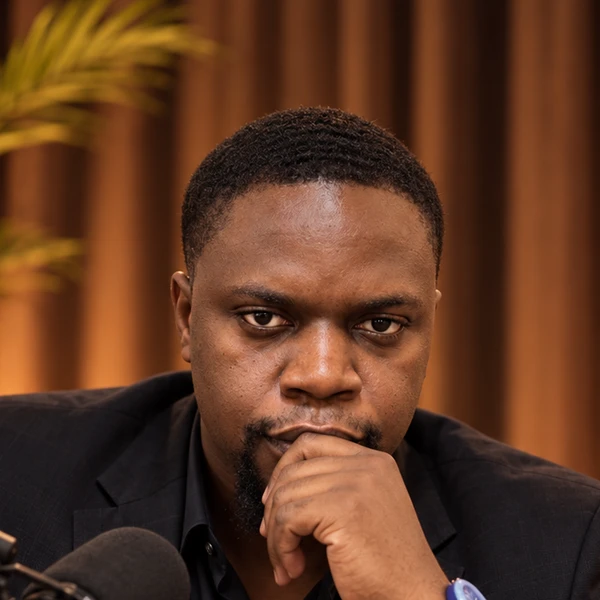
#> input picture studio-v2/projets/oddysee-vsl-youtube/assets/img/p-alvarez.webp, 600 x 600 px, given in place of u077.jpg, which was not available
$ python outils_portraits.py
#> lines starting #> are read from the running program, lines starting #| are printed output that depends on the picture
# Recadre les portraits en carré centré sur le visage -> assets/img/p-*.webp (600 px)
from PIL import Image
import sys, json
C = {  # nom: (source, cx, cy, taille) fractions de la largeur/hauteur ; taille = fraction de la largeur
 "debutant":   ("sources/uniques/u077.jpg", .50, .30, .62),
 "amateur":    ("sources/uniques/u046.jpg", .52, .30, .42),
 "pro":        ("sources/uniques/u009.png", .66, .19, .40),
 "expert":     ("sources/uniques/u013.png", .50, .30, .60),
 "dirigeant":  ("sources/uniques/u066.webp", .46, .30, .46),
 "g1": ("sources/uniques/u090.png", .50, .40, .60),
 "g2": ("sources/uniques/u084.jpg", .50, .26, .62),
 "g3": ("sources/uniques/u033.jpg", .50, .30, .66),
 "g4": ("sources/uniques/u082.png", .50, .30, .56),
 "g5": ("sources/uniques/u104.jpg", .54, .30, .55),
 "g6": ("sources/uniques/u119.jpg", .50, .30, .70),
 "g7": ("sources/uniques/u080.jpg", .50, .24, .55),
 "alvarez": ("assets/img/equipe-alvarez.png", .55, .30, .62),
 "hamza":   ("assets/img/equipe-hamza.png", .50, .30, .50),
 "imad":    ("assets/img/equipe-imad.png", .50, .30, .50),
 "redwan":  ("assets/img/equipe-redwan.png", .50, .30, .62),
}
for k,(f,cx,cy,s) in C.items():
    im = Image.open(f).convert("RGB"); w,h = im.size; side = s*w
#> further down, im is the input picture: PIL image 600x600 RGB; mean R, G, B 96.6, 57.5, 35.1
#> after `w, h = im.size`: w = 600; h = 600
#> after `side = s * w`: side = 372
    x0 = max(0,min(w-side, cx*w-side/2)); y0 = max(0,min(h-side, cy*h-side/2))
#> after `x0 = max(0, min(w - side, cx * w - side / 2))`: x0 = 114
#> after `y0 = max(0, min(h - side, cy * h - side / 2))`: y0 = 0
    im.crop((int(x0),int(y0),int(x0+side),int(y0+side))).resize((600,600), Image.LANCZOS).save(f"assets/img/p-{k}.webp", quality=90)
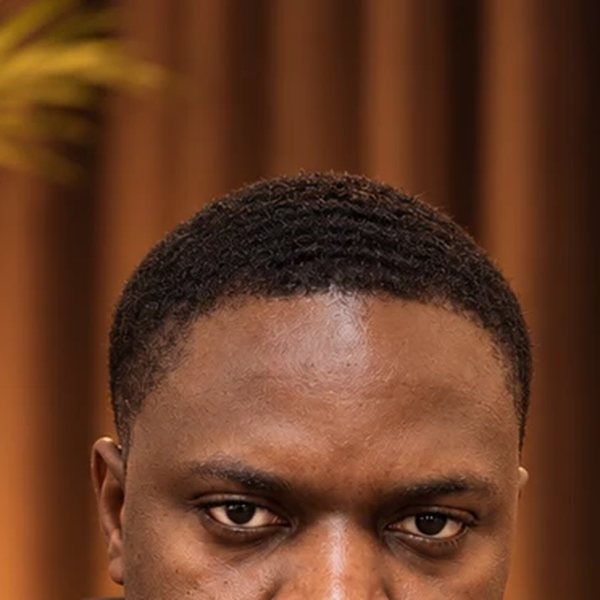
#> saved as p-debutant.webp: PIL image 600x600 RGB; mean R, G, B 103, 59.7, 36.3
#> pass 2 of the loop `for k,(f,cx,cy,s) in C.items():`:
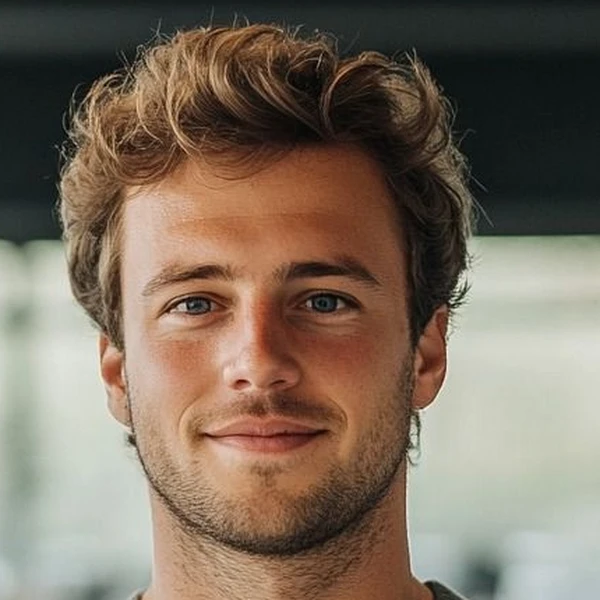
#> input picture studio-v2/projets/oddysee-vsl-youtube/assets/img/p-amateur.webp, 600 x 600 px, given in place of u046.jpg, which was not available
#> im is the input picture: PIL image 600x600 RGB; mean R, G, B 125.4, 110.4, 95.2
#> `im.crop((int(x0),int(y0),int(x0+side),int(y0+side))).resize((600,600),..`:
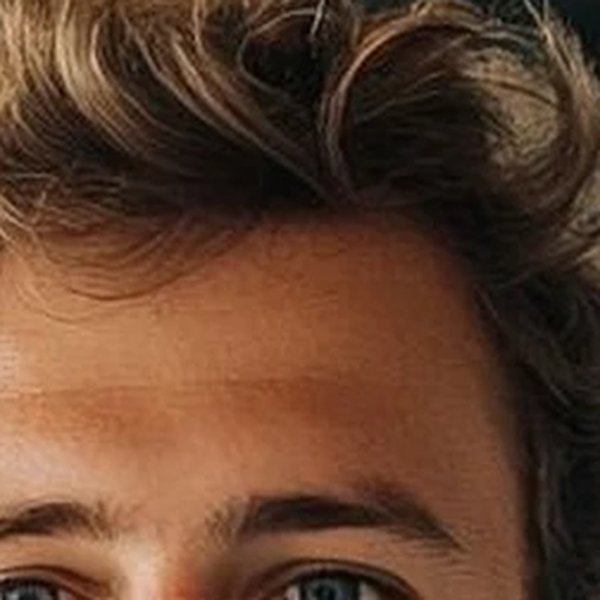
#> saved as p-amateur.webp: PIL image 600x600 RGB; mean R, G, B 96.9, 64.2, 45
#> (the run stopped early here; a loop or call above may not have finished)
